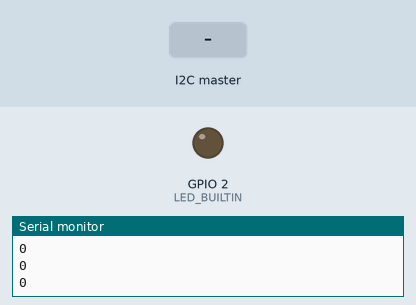
The sketch below on a simulated ESP8266 (NodeMCU). On the bench: output pins drawn as LEDs (lit = HIGH, except the on-board LED, lit = LOW), the last lines printed to the serial monitor. Inputs (shaded band) come from the test bench.

Above: at 1.2 s.
1.3 s: the I2C master sends the byte 1
At 1.8 s:
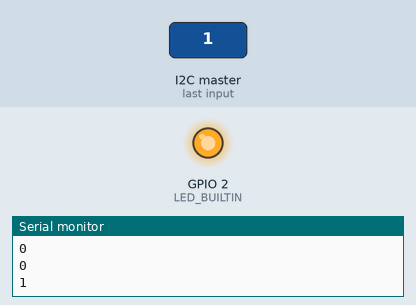
2.9 s: the I2C master sends the byte 0
At 4.2 s:
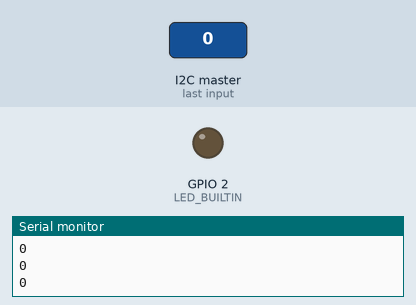
Timing chart, 0 to 5.9 s (numbered marks = the images above; inputs shaded):
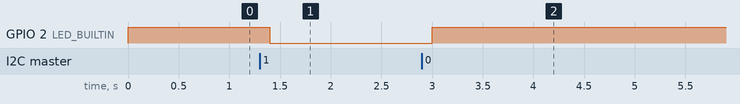

The sketch:

i2c_slave_arduino.ino
```cpp
#include <Wire.h>

 // <-- remove spaces

int LED = 13;

int x = 0;

void setup()

{

// Define the LED pin as Output

pinMode (LED_BUILTIN, OUTPUT);
Serial.begin(9600);

// Start the I2C Bus as Slave on address 9

Wire.begin(9);

// Attach a function to trigger when something is received.

Wire.onReceive(receiveEvent);

}

void receiveEvent( int bytes )

{

x = Wire.read(); // read one character from the I2C


Wire.endTransmission(); // stop transmitting

}

void loop()

{

  Serial.println(x);

if (x % 2 == 0) {

digitalWrite(LED_BUILTIN, HIGH);

delay(200);

}

if (x % 2 != 0) {

digitalWrite(LED_BUILTIN, LOW);

delay(200);

}

}
```

Measured:
- after the input at 1.3 s, GPIO 2 (LED_BUILTIN): HIGH → LOW after 0.10 s
- after the input at 2.9 s, GPIO 2 (LED_BUILTIN): LOW → HIGH after 0.10 s
